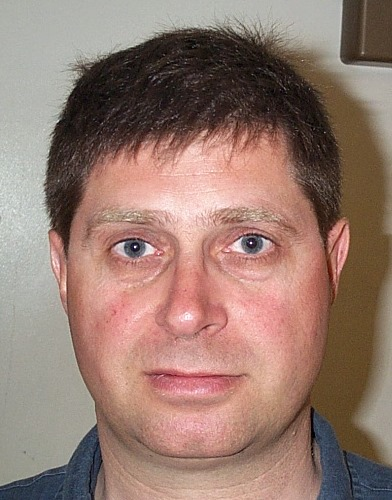
%> input picture img/access/db1_01.jpg, 392 x 500 px; its folder holds only this picture in this run
$ octave --eval "createDatabase;"   (GNU Octave 9; MATLAB toolbox functions it lacks are replaced by stand-ins)
%> lines starting %> are read from the running program, lines starting %| are printed output that depends on the picture
### readAllFromDir.m
%%%%%%%%%%%%%%%%%%%%%%%%%%
% Read all images from a given directory.
%
% name: Name of output file.
%
% directory: Directory containgin the files.
%
% extension: Extension of the files to read.
%
% images: Matrix containing the images.
%
% number_of_images: Number of images.
%
%%%%%%%%%%%%%%%%%%%%%%%%%%
function [images, number_of_images] = readAllFromDir(name, directory, extension)
%> called with name = 'access', directory = 'img/access/', extension = '*.jpg'
  file_names = dir(strcat(directory, extension));
  number_of_images = length(file_names);

  mat_name = strcat(name, '.mat');

  if exist(mat_name)
    tmp = load(mat_name);
    images = tmp.images;
  else
    for k = 1:number_of_images
      current_filename = file_names(k).name;
      current_image = imread(strcat(directory, current_filename));
%> current_image is the input picture: size 500x392x3 uint8; mean R, G, B 150.1, 122.6, 111.8
      images{k} = current_image;
    end

    save(mat_name, 'images');
  end
end

### src/colorCorrection.m
function [output] = colorCorrection(img)

    R = img(:,:,1);
    G = img(:,:,2);
    B = img(:,:,3);

    rVec = R(:);
    gVec = G(:);
    bVec = B(:);

    sortedImg(:,1) = sort(rVec, 'descend');
    sortedImg(:,2) = sort(gVec, 'descend');
    sortedImg(:,3) = sort(bVec, 'descend');

    nPixels = length(rVec);
    whitePercentage = 0.001;
    nFindWhite = round(nPixels*whitePercentage);
    blackPercentage = 0.015;
    nFindBlack = round(nPixels*blackPercentage);

    brighMean = [mean(sortedImg((1:nFindWhite),1)), ...
                 mean(sortedImg((1:nFindWhite),2)), ...
                 mean(sortedImg((1:nFindWhite),3))];

    darkMean = [mean(sortedImg((end-nFindBlack:end),1)), ...
                mean(sortedImg((end-nFindBlack:end),2)), ...
                mean(sortedImg((end-nFindBlack:end),3))];

    [rows, columns] = size(R);
    R = R - (ceil(darkMean(1,1))*uint8(ones(rows, columns)));
    G = G - (ceil(darkMean(1,2))*uint8(ones(rows, columns)));
    B = B - (ceil(darkMean(1,3))*uint8(ones(rows, columns)));

    scaleFactors = 255./brighMean;

    rNorm = R*scaleFactors(1);
    binR = rNorm > 255;
    rNorm(binR) = 255;

    gNorm = G*scaleFactors(2);
    binG = gNorm > 255;
    gNorm(binG) = 255;

    bNorm = B*scaleFactors(3);
    binB = bNorm > 255;
    bNorm(binB) = 255;
    output = cat(3, rNorm, gNorm, bNorm);

end

### src/extractForeground.m
function foregroundMask = extractForeground(grayImage, overSaturatedMask)

    grayImageWithoutOverSaturation = grayImage.*uint8(~overSaturatedMask);

    adjustedGrayImageWithoutOversaturation = imadjust(grayImageWithoutOverSaturation);

    lowFrequencyParts = medfilt2(adjustedGrayImageWithoutOversaturation);
    highFrequencyParts = imfilter(lowFrequencyParts, fspecial('log'));

    edges = edge(adjustedGrayImageWithoutOversaturation, 'canny');

    blobs = ~imdilate(edges, strel('disk', 2));
    blobs = imerode(blobs, strel('disk', 2));

    largestBlobSize = size(grayImage, 1) * size(grayImage, 2) * 0.05;
    blobs = bwareaopen(blobs, floor(largestBlobSize));

    [labeledImage, numberOfBlobs] = bwlabel(blobs);
    blobMeasurements = regionprops(labeledImage, 'area');

    allAreas = [blobMeasurements.Area];
    [sortedAreas, sortIndexes] = sort(allAreas, 'descend');

    background = zeros(size(grayImage));

    for n = 1:length(sortIndexes)
        currentBlob = ismember(labeledImage, sortIndexes(n));
        currentHighFrequencyParts = highFrequencyParts.*uint8(currentBlob);
        percentageOfHighFrequency = (100 * sum(currentHighFrequencyParts(:))) / (length(nonzeros(currentBlob(:)))*255);
        if percentageOfHighFrequency < 0.8
        	background = background | currentBlob;
        end
    end

    foregroundMask = ~background;

end

### src/extractNLargestBlobs.m
function binaryImage = extractNLargestBlobs(binaryImage, numberToExtract)
    [labeledImage, numberOfBlobs] = bwlabel(binaryImage);
	blobMeasurements = regionprops(labeledImage, 'area');

	allAreas = [blobMeasurements.Area];
	if numberToExtract > 0
		[sortedAreas, sortIndexes] = sort(allAreas, 'descend');
	elseif numberToExtract < 0
		[sortedAreas, sortIndexes] = sort(allAreas, 'ascend');
		numberToExtract = -numberToExtract;
	else

		binaryImage = false(size(binaryImage));
		return;
    end

	biggestBlob = ismember(labeledImage, sortIndexes(1:numberToExtract));

	binaryImage = biggestBlob > 0;

end

### src/shrinkFaceMask.m
function faceMask = shrinkFaceMask(faceMask)
    faceMaskCopy = faceMask;
    minCol = [];
    maxCol = [];
    minRow = [];
    maxRow = [];
    eraseRadius = 80;
    maxIterations = 100;
    while( (isempty(minCol) || isempty(maxCol) || ...
           isempty(minRow) || isempty(maxRow)) && maxIterations > 0)
        faceMaskCopy = faceMask;
        minCol = [];
        maxCol = [];
        minRow = [];
        maxRow = [];
        faceMaskCopy = imerode(faceMaskCopy, strel('disk', eraseRadius));
        faceMaskCopy = imdilate(faceMaskCopy, strel('disk', eraseRadius));
        [row, col] = find(faceMaskCopy(:,:,1) ~= 0);
        minCol = min(col);
        maxCol = max(col);
        minRow = min(row);
        maxRow = max(row);
        eraseRadius = max(eraseRadius - 10, 1);
        maxIterations = maxIterations - 1;
    end
    faceMask = faceMaskCopy;
end

### src/extractGrayFace.m
function grayFace = extractGrayFace(Y, face, rgbImage, faceMaskRep)

    rgbImage2 = rgbImage;
    rgbImage(:,:,1) = rgbImage(:,:,1) .* ((255 - Y) ./ 255);
    rgbImage(:,:,2) = rgbImage(:,:,2) .* ((255 - Y) ./ 255);
    rgbImage(:,:,3) = rgbImage(:,:,3) .* ((255 - Y) ./ 255);

    dark = rgbImage .* uint8(faceMaskRep);
    bright = (rgbImage2 - dark) .*  uint8(faceMaskRep);

    bRmask = find(bright(:,:,1)>0);
    bGmask = find(bright(:,:,2)>0);
    bBmask = find(bright(:,:,3)>0);

    bRm = mean( bright(bRmask) );
    bGm = mean( bright(bGmask) );
    bBm = mean( bright(bBmask) );

    dRmask = find(dark(:,:,1)>0);
    dGmask = find(dark(:,:,2)>0);
    dBmask = find(dark(:,:,3)>0);

    dRm = mean( dark(dRmask) );
    dGm = mean( dark(dGmask) );
    dBm = mean( dark(dBmask) );

    redDiff = bRm - dRm;
    greenDiff = bGm - dGm;
    blueDiff = bBm - dBm;

    sumRscale= (sum(bRmask(:)) / sum(dRmask(:)));
    sumGscale = (sum(bGmask(:)) / sum(dGmask(:)));
    sumBscale = (sum(bBmask(:)) / sum(dBmask(:)));

    twoFace = (sumRscale < 0.7) && ...
              (sumGscale < 0.7) && ...
              (sumBscale < 0.7) && ...
              redDiff > 75 && redDiff < 120 && ...
              greenDiff > 75 && greenDiff < 120 && ...
              blueDiff > 75 && blueDiff < 120;

%     figure; imshow(bright); title('bright'); pause;
%     figure; imshow(dark); title('dark'); pause;


    redCont = uint8(zeros(size(dark(:,:,1))));
    redCont(dRmask) = 0.8 * redDiff;

    greenCont = uint8(zeros(size(dark(:,:,2))));
    greenCont(dGmask) =  0.8 * greenDiff;

    blueCont = uint8(zeros(size(dark(:,:,3))));
    blueCont(dBmask) = 0.8 *  blueDiff;

    dark2 = cat( 3, bright(:,:,1) + dark(:,:,1) + redCont , ...
                    bright(:,:,2) + dark(:,:,2) + greenCont, ...
                    bright(:,:,2) + dark(:,:,3) + blueCont);

    if twoFace
        grayFace = rgb2gray(dark2);
%          figure; imshow(grayFace); title('grayFace special'); pause;
    else
%         grayFace = rgb2gray(face);
%         figure; imshow(grayFace); title('grayFace normal'); pause;
        grayFace = imadjust(rgb2gray(face));
%         figure; imshow(grayFace); title('adjustet grayFace normal'); pause;
    end

end

### src/extractFaceMask.m
function [faceMask, face, ...
          filteredEyeCandidates1, ...
          filteredEyeCandidates2, ...
          filteredFaceMaskFilled] = extractFaceMask(rgbImage, ...
                                                    foregroundMask, ...
                                                    estimatedSkinMask, ...
                                                    nonFaceMask, ...
                                                    Y)

    faceMask = foregroundMask & estimatedSkinMask & ~nonFaceMask;

    faceMask = imfill(faceMask, 'holes');
    faceMask = extractNLargestBlobs(faceMask, 1);
    faceMask = imdilate(faceMask, strel('disk', 8));
    faceMask = imerode(faceMask, strel('disk', 10));

    faceMask = shrinkFaceMask(faceMask);

    faceMaskRep = repmat(faceMask, [1,1,3]);
    face = rgbImage.*uint8(faceMaskRep);

    grayFace = extractGrayFace(Y, face, rgbImage, faceMaskRep);
    grayFace = im2bw(grayFace, 0.47);

    filteredFaceMask = imfilter(grayFace, fspecial('laplacian'));

    filteredEyeCandidates1 = filteredFaceMask;
    filteredFaceMask = bwareaopen(filteredFaceMask, 40);

    originalFilteredFaceMask = filteredFaceMask;
    originalFilteredFaceMask = imdilate(originalFilteredFaceMask, strel('disk', 1));
    originalFilteredFaceMask = imerode(originalFilteredFaceMask, strel('disk', 1));

    [labeledImage, numberOfBlobs] = bwlabel(filteredFaceMask);
    convexProperties = regionprops(labeledImage, 'ConvexArea');
    convexAreas = [convexProperties.ConvexArea];
    [sortedConvexAreas, sortedIndices] = sort(convexAreas, 2, 'descend');

    filteredFaceMask = ismember(labeledImage, sortedIndices(1));
    filteredFaceMaskFilled = imfill(filteredFaceMask, 'holes');
    filteredFaceMaskFilledEroded = imerode(filteredFaceMaskFilled, strel('disk', 1));
    filteredFaceMaskBorder = xor(filteredFaceMaskFilled, filteredFaceMaskFilledEroded);

    filteredEyeCandidates1 = filteredEyeCandidates1 - filteredFaceMask;
    filteredEyeCandidates1 = imdilate(filteredEyeCandidates1, strel('disk', 5));
    filteredEyeCandidates1 = imfill(filteredEyeCandidates1, 'holes');

    filteredEyeCandidates2 = originalFilteredFaceMask - and(originalFilteredFaceMask, filteredFaceMaskBorder);
    filteredEyeCandidates2 = imfill(filteredEyeCandidates2, 'holes');

    % [13 lines of commented-out code are left out]

end

### src/meanColorize.m
function meanColorMask = meanColorize(rgbImage, mask, tolerance)

    ycbcrImage = rgb2ycbcr(im2double(rgbImage));

    Y = ycbcrImage(:, :, 1);
    Cb = ycbcrImage(:, :, 2);
    Cr = ycbcrImage(:, :, 3);

    Ymean = mean(Y(mask));
    Cbmean = mean(Cb(mask));
    Crmean = mean(Cr(mask));

    rows = size(rgbImage, 1);
    columns = size(rgbImage, 2);

    deltaY = Y - Ymean * ones(rows, columns);
    deltaCb = Cb - Cbmean * ones(rows, columns);
    deltaCr = Cr - Crmean * ones(rows, columns);

    delta = sqrt(deltaY.^2 + deltaCb.^2 + deltaCr.^2);

    meanMaskedDeltaE = mean(delta(mask));

    meanColorMask = (delta >= meanMaskedDeltaE - tolerance) & ...
                    (delta <= meanMaskedDeltaE + tolerance);

end

### src/extractMouthMap.m
function mouthMap = extractMouthMap(faceMask, face)

    ycbcrFace = rgb2ycbcr(face);

    Cb = double(ycbcrFace(:,:,2));
    Cr = double(ycbcrFace(:,:,3));

    n = length(nonzeros(faceMask));

    CrSquared = Cr.^2;
    numerator = (1 / n) * sum(CrSquared(:));

    CrDividedByCb = Cr./Cb;
    denumerator = (1 / n) * sum(CrDividedByCb(:));

    nn = 0.95 * (numerator / denumerator);

    mouthMap = CrSquared.*(CrSquared - nn*CrDividedByCb).^2;
    mouthMap = im2double(mouthMap);
    mouthMap = 255 * ((mouthMap - min(mouthMap(:))) ...
                 ./ (max(mouthMap(:)) - min(mouthMap(:))));
    mouthMap = uint8(mouthMap);
    mouthMap = mouthMap .* uint8(faceMask);

end

### src/describe.m
%Inspired by the work of Janne Heikkil, Esa Rahtu, and Ville Ojansivu.
%http://www.cse.oulu.fi/CMV/Downloads/LPQMatlab

function descriptor = describe(img, kernel_size)
  img = double(img);
  radius = (kernel_size - 1) / 2;
  x = -radius : radius;

  w0 = ones(size(x));
  w1 = exp(-2 * pi * x * i / kernel_size);
  w2 = real(w1) - i * imag(w1);

  filter_response = conv2(conv2(img, w0.', 'valid'), w1, 'valid');
  frequency_response = zeros(size(filter_response, 1), size(filter_response, 2), 8);
  frequency_response(:, :, 1) = real(filter_response);
  frequency_response(:, :, 2) = imag(filter_response);

  filter_response = conv2(conv2(img, w1.', 'valid'), w0, 'valid');
  frequency_response(:, :, 3) = real(filter_response);
  frequency_response(:, :, 4) = imag(filter_response);

  filter_response = conv2(conv2(img, w1.', 'valid'), w1, 'valid');
  frequency_response(:, :, 5) = real(filter_response);
  frequency_response(:, :, 6) = imag(filter_response);

  filter_response = conv2(conv2(img, w1.', 'valid'), w2, 'valid');
  frequency_response(:, :, 7) = real(filter_response);
  frequency_response(:, :, 8) = imag(filter_response);

  [rows, columns, number_of_components] = size(frequency_response);

  descriptor = zeros(rows, columns);
  for k = 1 : number_of_components
    binary_representation = frequency_response(:, :, k) > 0;
    descriptor = descriptor + binary_representation * (2^(k - 1));
  end

  descriptor = hist(descriptor(:), 0 : 255);
  descriptor = descriptor / sum(descriptor);

end

### src/detectFace.m
function output = detectFace(rgbImage)

    rgbImage = padarray(rgbImage, [2 2], 'both');

    grayImage = rgb2gray(rgbImage);

    hsvImage = rgb2hsv(rgbImage);

    ycbcrImage = rgb2ycbcr(rgbImage);

    Y = ycbcrImage(:,:,1);
    Cb = ycbcrImage(:,:,2);
    Cr = ycbcrImage(:,:,3);

    [estimatedSkinMask] = extractSkinColorFromCbCr(Cb, Cr);

    overSaturatedMask = extractOverSaturated(grayImage);

    foregroundMask = extractForeground(grayImage, overSaturatedMask);

    nonFaceMask = extractNonFaceMask(Cb, Cr, hsvImage);

    try
        [faceMask, ...
         face, ...
         filteredEyeCandidates1, ...
         filteredEyeCandidates2, ...
         filteredFaceMaskEyes] = extractFaceMask(rgbImage, ...
                                                 foregroundMask, ....
                                                 estimatedSkinMask, ...
                                                 nonFaceMask, ...
                                                 Y);
    catch exception
        faceMask = foregroundMask & estimatedSkinMask & ~nonFaceMask;
        faceMask = imfill(faceMask, 'holes');
        faceMask = extractNLargestBlobs(faceMask, 1);
        faceMask = imdilate(faceMask, strel('disk', 8));
        faceMask = imerode(faceMask, strel('disk', 10));
        faceMask = shrinkFaceMask(faceMask);
        faceMaskRep = repmat(faceMask, [1,1,3]);
        face = rgbImage.*uint8(faceMaskRep);
        [row, col] = find(face(:,:,1) ~= 0);
        output = rgbImage(min(row):max(row), min(col):max(col), :);
        return
    end

    try
        averageFaceColorMask = extractAverageFaceColor(rgbImage, faceMask);

        mouthMap = extractMouthMap(faceMask, face);

        eyeMap = extractEyeMap(faceMask, filteredEyeCandidates1, ...
                               filteredEyeCandidates2, overSaturatedMask, ...
                               estimatedSkinMask, filteredFaceMaskEyes, ...
                               averageFaceColorMask, grayImage, ...
                               Y, Cb, Cr, mouthMap);

        [leftEyeCenterX, leftEyeCenterY, leftEyeRadius, ...
         rightEyeCenterX, rightEyeCenterY, rightEyeRadius] = extractEyes(eyeMap);

        [leftEyeCenterX, leftEyeCenterY, ...
         rightEyeCenterX, rightEyeCenterY, ...
         rgbImage, face, mouthMap] = rotateFace(leftEyeCenterX, leftEyeCenterY, ...
                                                rightEyeCenterX, rightEyeCenterY, ...
                                                rgbImage, face, mouthMap);

        eyesMeanY = (leftEyeCenterY + rightEyeCenterY) / 2;
        eyeDistance = rightEyeCenterX - leftEyeCenterX;
        offsetX = eyeDistance * 0.3;

        nonMouthMask = extractNonMouthMask(face, eyeDistance, eyesMeanY, ...
                                           leftEyeCenterX, rightEyeCenterX, ...
                                           offsetX);

        [mouthX, mouthY] = extractMouth(mouthMap, nonMouthMask);

        eyeMouthDistance = mouthY - eyesMeanY;
        offsetY = eyeMouthDistance * 0.2;

        output = rgbImage(round(eyesMeanY-offsetY) : round(mouthY+offsetY), ...
                          round(leftEyeCenterX-offsetX) : round(rightEyeCenterX+offsetX), :);

    catch exception
        [row, col] = find(face(:,:,1) ~= 0);
        output = rgbImage(min(row):max(row), min(col):max(col), :);
    end

    figure; imshow(output); title('output');

end

### src/extractAverageFaceColor.m
function averageFaceColorMask = extractAverageFaceColor(rgbImage, faceMask)

    averageFaceColorMask = meanColorize(rgbImage, faceMask, 0.2);
    averageFaceColorMask = imerode(averageFaceColorMask, strel('disk', 2));
    averageFaceColorMask = imfill(averageFaceColorMask, 'holes');

end

### src/extractEyeMap.m
function finalEyeMap = extractEyeMap(faceMask, filteredEyeCandidates1, ...
                                     filteredEyeCandidates2, overSaturatedMask, ...
                                     estimatedSkinMask, filteredFaceMaskEyes, ...
                                     averageFaceColorMask, grayImage, Y, Cb, Cr, mouthMap)

    Y = uint16(Y);
    Cr = uint16(Cr);
    Cb = uint16(Cb);

    eyeMapChroma = extractEyeMapChroma(Cb, Cr);

    eyeMapLuma = extractEyeMapLuma(grayImage, Y);

    eyeMap = eyeMapChroma .* eyeMapLuma;
    eyeMap = normalizeEyeMap(eyeMap);

    originalEyeMap = eyeMap;

    eyeMap = eyeMap.*filteredEyeCandidates1;
    eyeMap = eyeMap.*filteredEyeCandidates2;
    eyeMap = eyeMap.*im2double(faceMask);
    eyeMap = eyeMap.*~overSaturatedMask;

    eyeMap = imfill(eyeMap, 'holes');
    eyeMap = imdilate(eyeMap, strel('disk', 4));

    estimatedSkinMask2 = imerode(estimatedSkinMask, strel('disk', 5));
    estimatedSkinMask2 = imerode(estimatedSkinMask2, strel('disk', 5));
    eyeMap = eyeMap .* ~estimatedSkinMask2;

    eyeMap = imfill(eyeMap, 'holes');
    eyeMap = eyeMap > 0;
    eyeMap = imdilate(eyeMap, strel('disk', 10));

    finalEyeMap = originalEyeMap;

    finalEyeMap = finalEyeMap.*eyeMap;
    finalEyeMap = finalEyeMap.*filteredFaceMaskEyes;
    finalEyeMap = finalEyeMap.*faceMask;
    finalEyeMap = finalEyeMap.*averageFaceColorMask;

    tentativeMouthMap = mouthMap > 0.5 * max(mouthMap(faceMask));
    tentativeMouthMap = imdilate(tentativeMouthMap, strel('disk', 7));
    tentativeMouthMap = imfill(tentativeMouthMap, 'holes');
    tentativeMouthMap = extractNLargestBlobs(tentativeMouthMap, 1);

    finalEyeMap = finalEyeMap .* ~tentativeMouthMap;

end


function eyeMapChroma = extractEyeMapChroma(Cb, Cr)
    CbSquared = Cb.^2;

    CrInvertedSquared = (1-Cr).^2;
    CbDividedByCr = Cb./Cr;

    eyeMapChroma = (1/3)*(CbSquared + ...
                          CrInvertedSquared + ...
                          CbDividedByCr);

    eyeMapChroma = histeq(eyeMapChroma);
    eyeMapChroma = im2double(eyeMapChroma);
end


function eyeMapLuma = extractEyeMapLuma(grayImage, Y)
    eyeMapLuma = uint16(zeros(size(grayImage)));
    for n=1 : 10
        kernel = strel('disk', n);
        dilation = imdilate(Y, kernel);
        erosion = imerode(Y, kernel);
        eyeMapLuma = eyeMapLuma + (dilation./(n + erosion));
    end
    eyeMapLuma = im2double(eyeMapLuma);
end


function eyeMap = normalizeEyeMap(eyeMap)
    eyeMap = im2double(eyeMap);
    eyeMap = 255 * ((eyeMap - min(eyeMap(:))) ...
                 ./ (max(eyeMap(:)) - min(eyeMap(:))));
end

### src/extractEyes.m
function [leftEyeCenterX, leftEyeCenterY, leftEyeRadius, ...
          rightEyeCenterX, rightEyeCenterY, rightEyeRadius] = extractEyes(finalEyeMap)

    [centersBright, radiiBright] = imfindcircles(finalEyeMap, [4 20], ...
                                                 'ObjectPolarity', 'bright', ...
                                                 'Method', 'TwoStage', ...
                                                 'sensitivity', 0.99);

    eyeMapSize = size(finalEyeMap);
    imageSizeX = eyeMapSize(1,1,1);
    imageSizeY = eyeMapSize(1,2,1);
    [cols rows] = meshgrid(1:imageSizeY, 1:imageSizeX);

    centerX1 = centersBright(1,1,1);
    centerY1 = centersBright(1,2,1);
    radius1 = radiiBright(1,1);

    centerX2 = centersBright(2,1,1);
    centerY2 = centersBright(2,2,1);
    radius2 = radiiBright(2,1);

    for n=2 : size(centersBright, 1)
        centerX2 = centersBright(n,1,1);
        centerY2 = centersBright(n,2,1) ;
        radius2 = radiiBright(n,1);

        distance = sqrt((centerX2-centerX1)^2 + (centerY2-centerY1)^2);

        if distance > (radius1 + radius2)*4
            n = size(centersBright, 1);
            break
        end
    end

    leftEyeCenterX = centerX1;
    leftEyeCenterY = centerY1;
    leftEyeRadius = radius1;

    rightEyeCenterX = centerX2;
    rightEyeCenterY = centerY2;
    rightEyeRadius = radius2;

    if centerX1 > centerX2
        leftEyeCenterX = centerX2;
        leftEyeCenterY = centerY2;
        leftEyeRadius = radius2;

        rightEyeCenterX = centerX1;
        rightEyeCenterY = centerY1;
        rightEyeRadius = radius1;
    end

end

### src/extractNonFaceMask.m
function nonFaceMask = extractNonFaceMask(Cb, Cr, hsvImage)

    S = hsvImage(:,:,2);
    V = hsvImage(:,:,3);

    nonSkinMask1 = Cb > Cr + 10;

    nonSkinMask2 = V < S - 0.2;

    nonFaceMask = or(nonSkinMask1, nonSkinMask2);
    nonFaceMask = imerode(nonFaceMask, strel('disk', 5));
    nonFaceMask = bwareaopen(nonFaceMask, 1000);
    nonFaceMask = imdilate(nonFaceMask, strel('disk', 5));

end

### extractOverSaturated.m
function overSaturatedMask = extractOverSaturated(grayImage)

    overSaturated = imfilter(grayImage, fspecial('laplacian'));
    overSaturatedMask = ~imdilate(overSaturated, strel('disk', 2));

%     figure; imshow(grayImage); title('rgbImage before detracting over saturation'); pause;
%     grayImage = grayImage.*uint8(~overSaturatedMask);
%     figure;  imshow(grayImage); title('rgbImage after detracting over saturation'); pause;

end

### src/extractSkinColorFromCbCr.m
function [estimatedSkinMask] = extractSkinColorFromCbCr(Cb, Cr)

    % Thresholds inspired by:
    % https://web.stanford.edu/class/ee368/Project_03/Project/reports/ee368group15.pdf

    estimatedSkinMask = and(and(Cb > 95, Cb < 145), ...
                            and(Cr > 132, Cr < 165));

end

### createDatabase.m
function [] = createDatabase()
  [access_images, number_of_access_images] = readAllFromDir('access', 'img/access/', '*.jpg');
%> access_images = 1 item; number_of_access_images = 1

  database = zeros(number_of_access_images, 256);
  for i = 1 : number_of_access_images
    img = access_images{i};

    balanced_image = colorCorrection(img);
    face_image = detectFace(balanced_image);

    face_image = rgb2gray(face_image);
    face_image = imresize(face_image, [200, 200]);
    database(i, :) = describe(face_image, 21);
  end
%> this loop made 1 pass
%> (nPixels in colorCorrection, whitePercentage in colorCorrection, nFindWhite in colorCorrection, blackPercentage in colorCorrection, nFindBlack in colorCorrection, brighMean in colorCorrection, darkMean in colorCorrection) on pass 1: (196000, 0.001, 196, 0.015, 2940, [255 232.1 230.6], [21.55 14.18 11.04])
%> pass 1, in colorCorrection, `R = img(:,:,1);`:
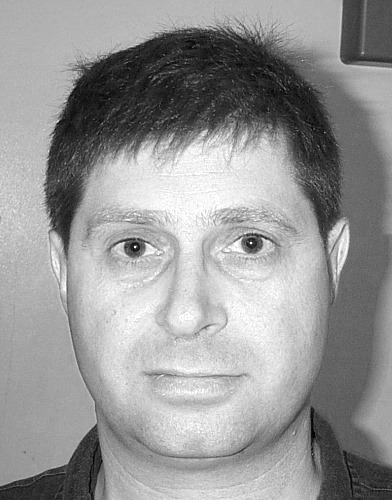
%> R: size 500x392 uint8; min 0, max 255, mean 150.1
%> pass 1, in colorCorrection, `G = img(:,:,2);`:
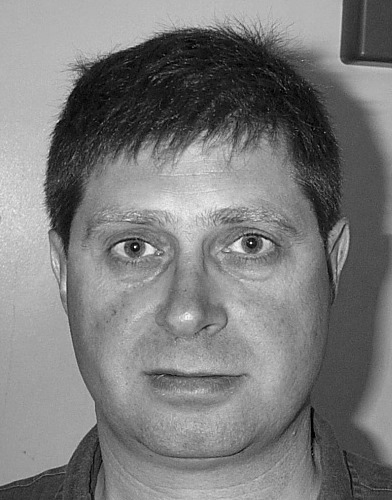
%> G: size 500x392 uint8; min 0, max 249, mean 122.6
%> after the loop, database = 256 values, max 0.0127 at index 158, min 0.000123 at index 247, mean 0.00391
%> (the rest of the program and of its run is left out)
